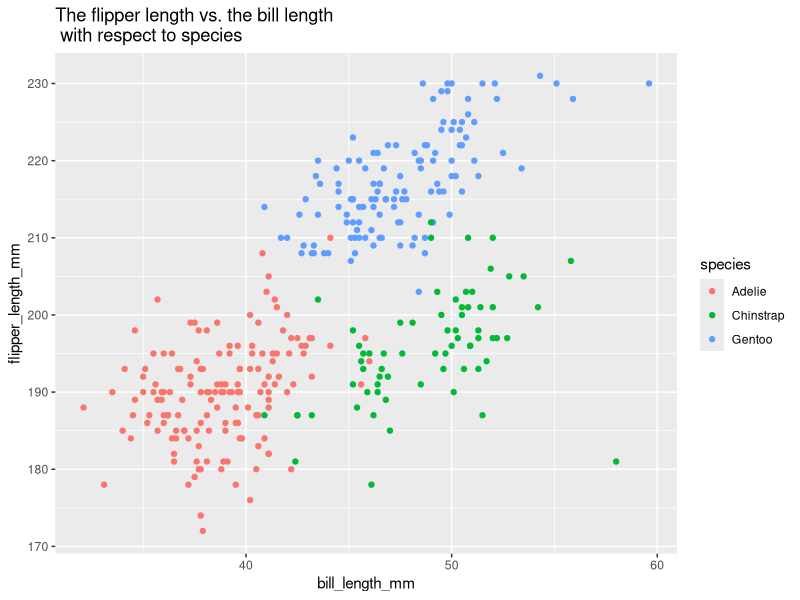
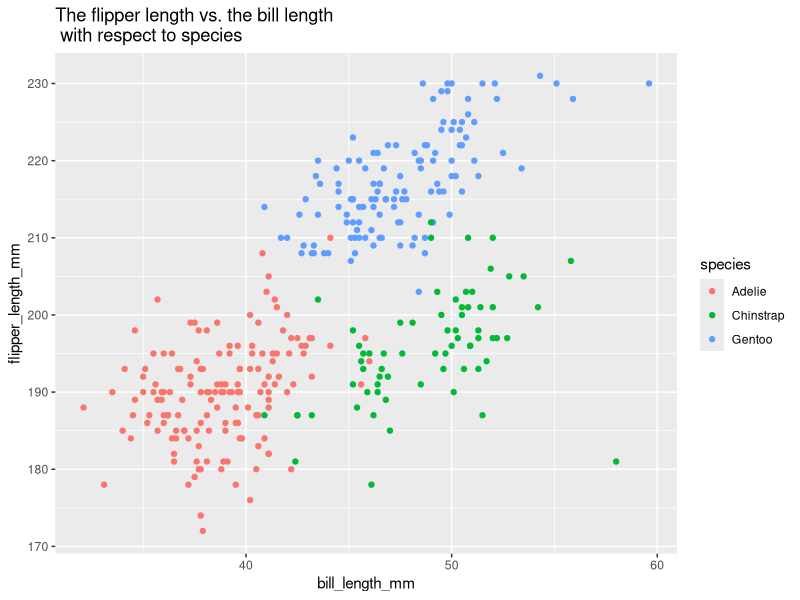

Here is the R script that generated these plots, in order:
## ---- chunk 1
library(tidyverse)
## ---- chunk 2
p1_df = tibble(
  num_vec = rnorm(10),
  logical_vec = num_vec > 0,
  char_vec = c('This', 'is', 'my', 'homework', 'one', 'in', 'data', 'science','and', 'yeah'),
  fac_vec = factor(c('high', 'median', 'low', 'high', 'high', 'low', 'low', 'median', 'median', 'high'))
)

head(p1_df)
## ---- chunk 3
mean(pull(p1_df, num_vec))
mean(pull(p1_df, logical_vec))
mean(pull(p1_df, char_vec))
mean(pull(p1_df,fac_vec))
## ---- chunk 4
as.numeric(pull(p1_df, logical_vec))
as.numeric(pull(p1_df, char_vec))
as.numeric(pull(p1_df, fac_vec))
mean(as.numeric(pull(p1_df, fac_vec)))
## ---- chunk 5
data("penguins", package = "palmerpenguins")
skimr::skim(penguins)

ggplot(penguins, aes(x = bill_length_mm, y = flipper_length_mm, color = species)) + geom_point() + ggtitle("The flipper length vs. the bill length \n with respect to species")

ggsave("scatter_plot.pdf", height = 6, width = 5)
